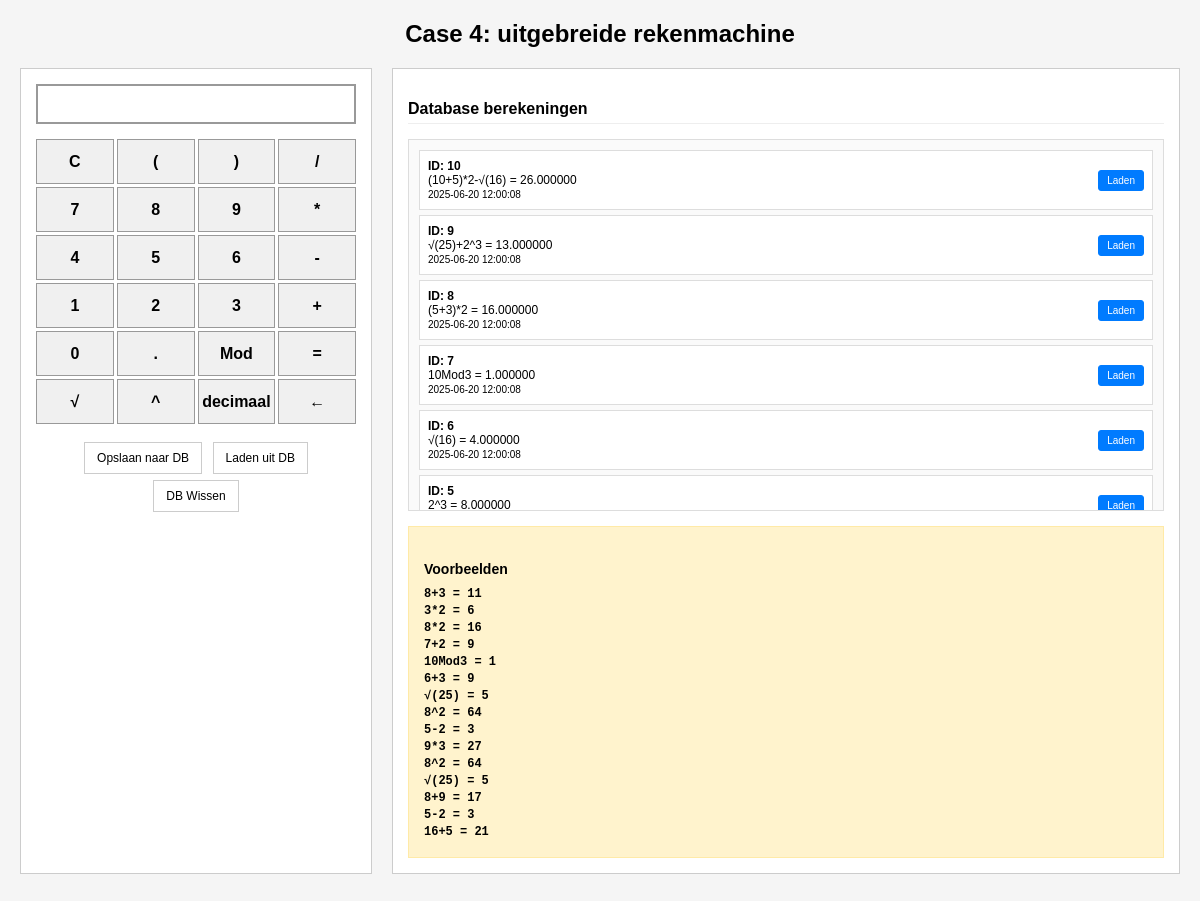
The page / on the database its author committed.
### tables this page shows
CREATE TABLE `calculations` (
  `id` int(11) NOT NULL,
  `expression` varchar(255) NOT NULL COMMENT 'De wiskundige expressie (bijv: 2+3)',
  `result` decimal(15,6) NOT NULL COMMENT 'Het resultaat van de berekening',
  `created_at` timestamp NOT NULL DEFAULT current_timestamp() COMMENT 'Wanneer de berekening is gemaakt',
  `updated_at` timestamp NOT NULL DEFAULT current_timestamp() ON UPDATE current_timestamp() COMMENT 'Laatst bijgewerkt'
);

### functions.php (called while the page is built, shortened)
<?php
require_once 'database.php';
function getAllCalculations() {
    global $pdo;
    try {
        $stmt = $pdo->query("SELECT * FROM calculations ORDER BY id DESC");
        return $stmt->fetchAll(PDO::FETCH_ASSOC);
    } catch (PDOException $e) {
        return [];
    }
}
?>

### index.php (the view, shortened to what this page needs)
<?php
require_once 'functions.php';
$display = $_SESSION['display'] ?? '';
$calculations = getAllCalculations();
?>
<!DOCTYPE html>
<html lang="nl">
<head>
</head>
<body>
    <h1>Case 4: uitgebreide rekenmachine</h1>
    <div class="container">
        <div class="calculator">
            <input type="text" class="display" value="<?= htmlspecialchars($display) ?>" readonly>
            <div class="buttons">
                <form method="POST" class="btn-form">
                    <button type="submit" name="action" value="clear" class="btn">C</button>
                </form>
                <form method="POST" class="btn-form">
                    <button type="submit" name="action" value="number" class="btn">(</button>
                </form>
                <form method="POST" class="btn-form">
                    <button type="submit" name="action" value="number" class="btn">)</button>
                </form>
                <form method="POST" class="btn-form">
                    <button type="submit" name="action" value="number" class="btn">/</button>
                </form>
                <form method="POST" class="btn-form">
                    <button type="submit" name="action" value="number" class="btn">7</button>
                </form>
                <form method="POST" class="btn-form">
                    <button type="submit" name="action" value="number" class="btn">8</button>
                </form>
                <form method="POST" class="btn-form">
                    <button type="submit" name="action" value="number" class="btn">9</button>
                </form>
                <form method="POST" class="btn-form">
                    <button type="submit" name="action" value="number" class="btn">*</button>
                </form>
                <form method="POST" class="btn-form">
                    <button type="submit" name="action" value="number" class="btn">4</button>
                </form>
                <form method="POST" class="btn-form">
                    <button type="submit" name="action" value="number" class="btn">5</button>
                </form>
                <form method="POST" class="btn-form">
                    <button type="submit" name="action" value="number" class="btn">6</button>
                </form>
                <form method="POST" class="btn-form">
                    <button type="submit" name="action" value="number" class="btn">-</button>
                </form>
                <form method="POST" class="btn-form">
                    <button type="submit" name="action" value="number" class="btn">1</button>
                </form>
                <form method="POST" class="btn-form">
                    <button type="submit" name="action" value="number" class="btn">2</button>
                </form>
                <form method="POST" class="btn-form">
                    <button type="submit" name="action" value="number" class="btn">3</button>
                </form>
                <form method="POST" class="btn-form">
                    <button type="submit" name="action" value="number" class="btn">+</button>
                </form>
                <form method="POST" class="btn-form">
                    <button type="submit" name="action" value="number" class="btn">0</button>
                </form>
                <form method="POST" class="btn-form">
                    <button type="submit" name="action" value="number" class="btn">.</button>
                </form>
                <form method="POST" class="btn-form">
                    <button type="submit" name="action" value="number" class="btn">Mod</button>
                </form>
                <form method="POST" class="btn-form">
                    <button type="submit" name="action" value="calculate" class="btn">=</button>
                </form>
                <form method="POST" class="btn-form">
                    <button type="submit" name="action" value="number" class="btn">√</button>
                </form>
                <form method="POST" class="btn-form">
                    <button type="submit" name="action" value="number" class="btn">^</button>
                </form>
                <button type="button" class="btn">decimaal</button>
                <button type="button" class="btn">←</button>
            </div>
            <div class="controls">
                <form method="POST" style="display: inline;">
                    <button type="submit" name="action" value="save">Opslaan naar DB</button>
                    <button type="submit" name="action" value="load">Laden uit DB</button>
                    <button type="submit" name="action" value="clear_db">DB Wissen</button>
                </form>
            </div>
        </div>
        <div class="history">
            <h3>Database berekeningen</h3>
            <div class="history-list">
                <?php if(empty($calculations)): ?>
                    <p>Geen berekeningen</p>
                <?php else: ?>
                    <?php foreach($calculations as $calc): ?>
                        <div class="history-item">
                            <div>
                                <strong>ID: <?= $calc['id'] ?></strong><br>
                                <?= htmlspecialchars($calc['expression']) ?> = <?= $calc['result'] ?><br>
                                <small><?= $calc['created_at'] ?></small>
                            </div>
                            <form method="POST" style="display: inline;">
                                <button type="submit" name="action" value="load_calc">Laden</button>
                            </form>
                        </div>
                    <?php endforeach; ?>
                <?php endif; ?>
            </div>
            <div class="examples">
                <h4>Voorbeelden</h4>
                <p><strong>8+3 = 11</strong></p>
                <p><strong>3*2 = 6</strong></p>
                <p><strong>8*2 = 16</strong></p>
                <p><strong>7+2 = 9</strong></p>
                <p><strong>10Mod3 = 1</strong></p>
                <p><strong>6+3 = 9</strong></p>
                <p><strong>√(25) = 5</strong></p>
                <p><strong>8^2 = 64</strong></p>
                <p><strong>5-2 = 3</strong></p>
                <p><strong>9*3 = 27</strong></p>
                <p><strong>8^2 = 64</strong></p>
                <p><strong>√(25) = 5</strong></p>
                <p><strong>8+9 = 17</strong></p>
                <p><strong>5-2 = 3</strong></p>
                <p><strong>16+5 = 21</strong></p>
            </div>
        </div>
    </div>
</body>
</html>

### index.php (style rules this page uses)
body { font-family: Arial, sans-serif; margin: 20px; background-color: #f5f5f5; }
h1 { text-align: center; margin-bottom: 20px; font-size: 24px; }
.container { display: flex; gap: 20px; max-width: 1200px; margin: 0 auto; }
.calculator { background: white; padding: 15px; border: 1px solid #ccc; width: 320px; }
.display { width: 100%; height: 40px; font-size: 16px; text-align: right; padding: 8px; border: 2px solid #999; margin-bottom: 15px; font-family: monospace; box-sizing: border-box; }
.buttons { display: grid; grid-template-columns: repeat(4, 1fr); gap: 3px; margin-bottom: 15px; }
.btn-form { margin: 0; padding: 0; display: contents; }
.btn { height: 45px; border: 1px solid #999; background: #f0f0f0; cursor: pointer; font-size: 16px; font-weight: bold; margin: 0; padding: 0; width: 100%; }
.controls { margin-bottom: 15px; text-align: center; }
.controls button { margin: 3px; padding: 8px 12px; font-size: 12px; border: 1px solid #ccc; background: white; cursor: pointer; }
.history { flex: 1; background: white; padding: 15px; border: 1px solid #ccc; }
.history h3 { margin-bottom: 15px; font-size: 16px; border-bottom: 1px solid #eee; padding-bottom: 5px; }
.history-list { max-height: 350px; overflow-y: auto; border: 1px solid #ddd; padding: 10px; background: #fafafa; }
.history-item { padding: 8px; margin-bottom: 5px; background: white; border: 1px solid #ddd; font-size: 12px; display: flex; justify-content: space-between; align-items: center; }
.history-item button { padding: 4px 8px; font-size: 10px; border: 1px solid #007bff; background: #007bff; color: white; cursor: pointer; border-radius: 3px; }
.examples { margin-top: 15px; padding: 15px; background: #fff3cd; border: 1px solid #ffeaa7; font-size: 12px; }
.examples h4 { margin-bottom: 10px; font-size: 14px; }
.examples p { margin: 3px 0; font-family: monospace; }

### rows shown on the page
calculations: id "10", expression "(10+5)*2-√(16)", result "26.000000", created_at "2025-06-20 12:00:08"
calculations: id "9", expression "√(25)+2^3", result "13.000000", created_at "2025-06-20 12:00:08"
calculations: id "8", expression "(5+3)*2", result "16.000000", created_at "2025-06-20 12:00:08"
calculations: id "7", expression "10Mod3", result "1.000000", created_at "2025-06-20 12:00:08"
calculations: id "6", expression "√(16)", result "4.000000", created_at "2025-06-20 12:00:08"
calculations: id "5", expression "2^3", result "8.000000"
